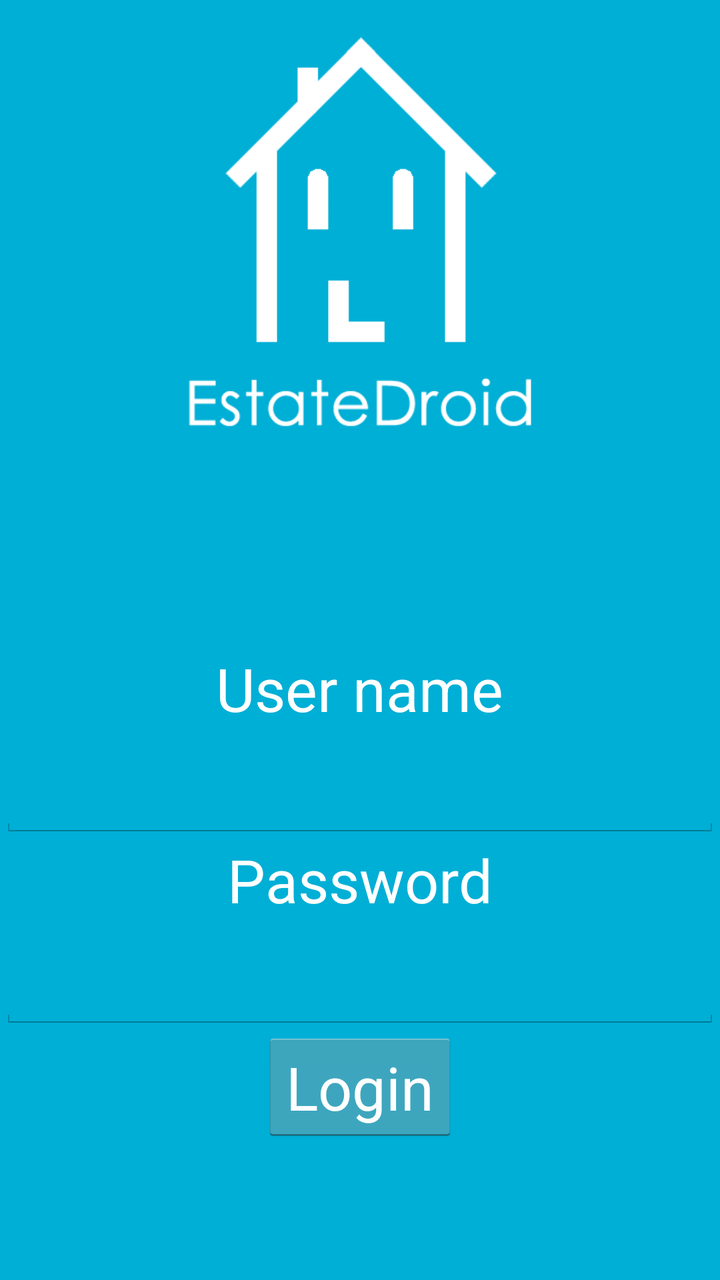
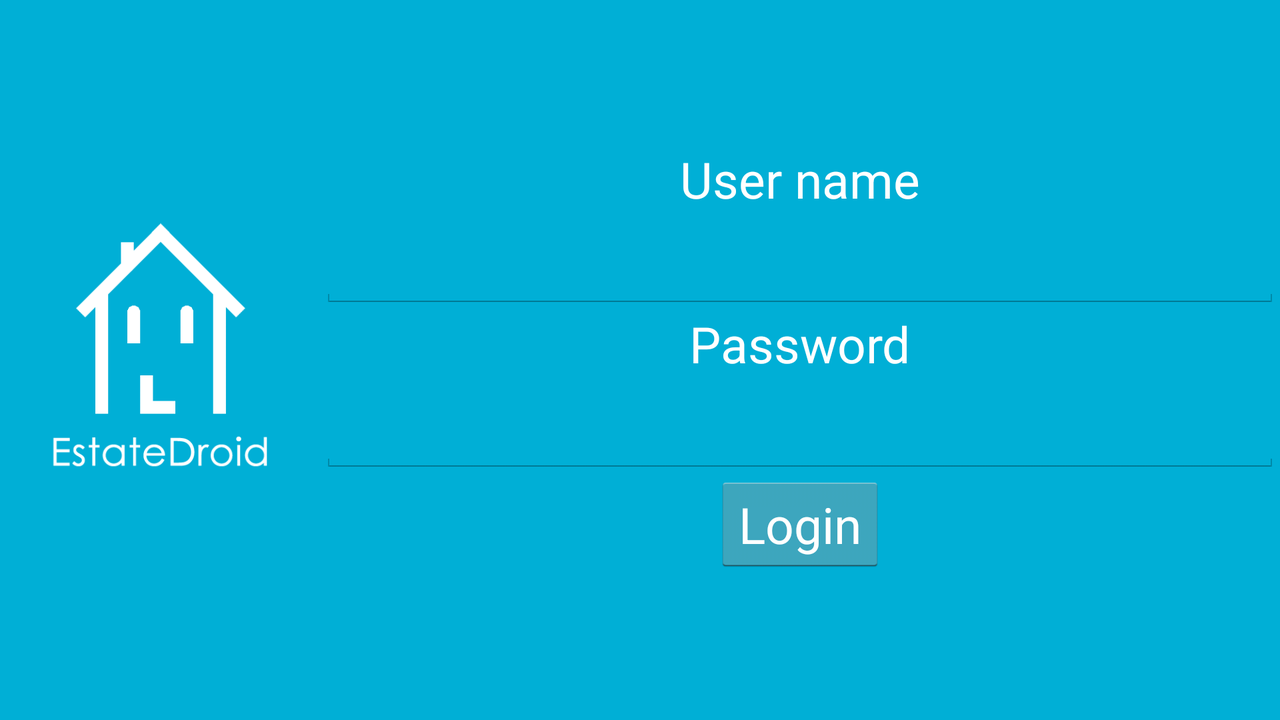

Two renders of one Android screen. The first uses the default layout on a phone; the second uses the alternative layout the repository ships for a different screen configuration, on a matching device. The two XML files are below.
<!-- AndroidManifest.xml: application theme AppTheme -->
<!-- res/layout/activity_login.xml -->
<?xml version="1.0" encoding="utf-8"?>

<LinearLayout xmlns:android="http://schemas.android.com/apk/res/android"
    android:layout_width="match_parent"
    android:layout_height="match_parent"
    android:gravity="center"
    android:orientation="vertical" >

    <ImageView
        android:layout_width="wrap_content"
        android:layout_height="0px"
        android:layout_weight="2"
        android:adjustViewBounds="true"
        android:contentDescription="@string/logoDescription"
        android:src="@drawable/estatedroidlogo_inv" />

    <LinearLayout
        android:layout_width="match_parent"
        android:layout_height="0px"
        android:layout_weight="3"
        android:gravity="center"
        android:orientation="vertical" >

        <TextView
            android:layout_width="wrap_content"
            android:layout_height="wrap_content"
            android:text="@string/user_name"
            android:textSize="30sp" />

        <EditText
            android:id="@+id/user_name"
            android:layout_width="fill_parent"
            android:layout_height="wrap_content"
            android:inputType="text"
            android:textSize="30sp" />

        <TextView
            android:layout_width="wrap_content"
            android:layout_height="wrap_content"
            android:text="@string/password"
            android:textSize="30sp" />

        <EditText
            android:id="@+id/password"
            android:layout_width="fill_parent"
            android:layout_height="wrap_content"
            android:inputType="textPassword"
            android:textSize="30sp" />

        <Button
            android:id="@+id/login_button"
            android:layout_width="wrap_content"
            android:layout_height="wrap_content"
            android:text="@string/login"
            android:textColor="@color/text_color"
            android:textSize="30sp" />

    </LinearLayout>

</LinearLayout>
<!-- resources referenced by this layout -->
<resources>
  <color name="text_color">#FFFFFF</color>
  <!-- drawable estatedroidlogo_inv: png bitmap (drawable-hdpi, 9165 bytes) -->
  <string name="login">Login</string>
  <string name="logoDescription">EstateDroid logo</string>
  <string name="password">Password</string>
  <string name="user_name">User name</string>
  <style name="AppTheme" parent="AppBaseTheme">
          <item name="android:windowBackground">@color/background_color</item>
          <item name="android:button">@color/text_color</item>
          <item name="android:panelFullBackground">@color/menu_background_color</item>
      </style>
  <!-- from res/values-v14/ -->
  <style name="AppBaseTheme" parent="android:Theme.Holo.Light.DarkActionBar">
          <item name="actionMenuTextColor">@color/text_color</item>
          <item name="android:textColor">@color/text_color</item>
      </style>
  <color name="background_color">#00AFD6</color>
  <color name="menu_background_color">#AAAAAA</color>
</resources>
<!-- res/layout-land/activity_login.xml (the repository's variant of the layout above) -->
<!-- drawn on the phone turned sideways -->
<?xml version="1.0" encoding="utf-8"?>
<LinearLayout xmlns:android="http://schemas.android.com/apk/res/android"
    android:layout_width="match_parent"
    android:layout_height="match_parent"
    android:gravity="center"
    android:orientation="horizontal" >

    <ImageView
        android:layout_width="0px"
        android:layout_height="wrap_content"
        android:layout_weight="1"
        android:adjustViewBounds="true"
        android:contentDescription="@string/logoDescription"
        android:src="@drawable/estatedroidlogo_inv" />

    <LinearLayout
        android:layout_width="0px"
        android:layout_height="match_parent"
        android:layout_weight="3"
        android:gravity="center"
        android:orientation="vertical" >

        <TextView
            android:layout_width="wrap_content"
            android:layout_height="wrap_content"
            android:text="@string/user_name"
            android:textSize="25sp" />

        <EditText
            android:layout_width="fill_parent"
            android:layout_height="wrap_content"
            android:inputType="text"
            android:textSize="25sp" />

        <TextView
            android:layout_width="wrap_content"
            android:layout_height="wrap_content"
            android:text="@string/password"
            android:textSize="25sp" />

        <EditText
            android:layout_width="fill_parent"
            android:layout_height="wrap_content"
            android:inputType="textPassword"
            android:textSize="25sp" />

        <Button
            android:id="@+id/login_button"
            android:layout_width="wrap_content"
            android:layout_height="wrap_content"
            android:text="@string/login"
            android:textColor="@color/text_color"
            android:textSize="25sp" />
    </LinearLayout>

</LinearLayout>
